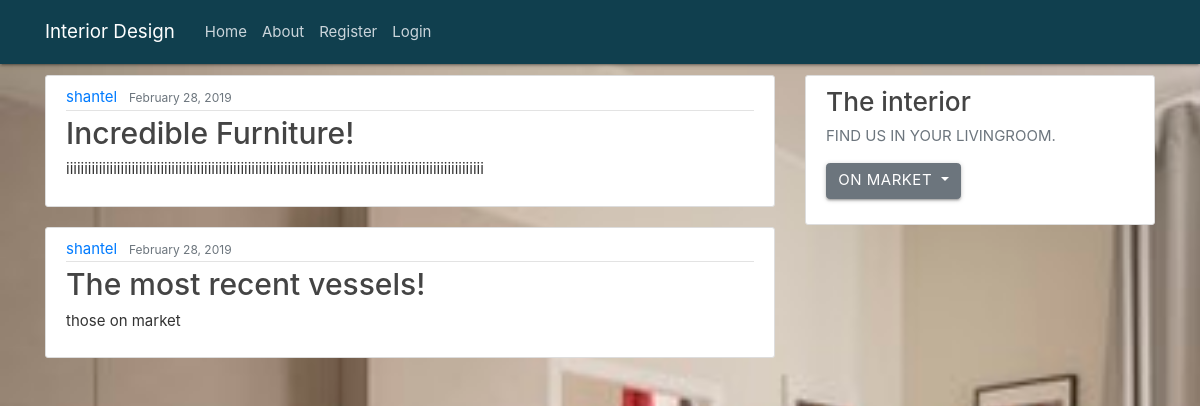
The page / on the database its author committed.
### blog/models.py (models this page shows, shortened)
class Post(models.Model):
    title = models.CharField(max_length = 100)
    content = models.TextField()
    date_posted = models.DateTimeField(default=timezone.now)
    author = models.ForeignKey(User, on_delete=models.CASCADE)

### blog/views.py (the view)
# urls.py: path('', views.home, name="blog_home"),
def home(request):
    context = {
        'posts':Post.objects.all()
    }
    return render(request,'blog/home.html', context)

### blog/templates/blog/home.html
{% extends "blog/layout.html" %}
{% block content %}
    {% for post in posts %}
        <article class="media content-section">
          <div class="media-body">
            <div class="article-metadata">
              <a class="mr-2" href="#">{{ post.author.username }}</a>
              <small class="text-muted">{{ post.date_posted | date:"F d, Y" }}</small>
            </div>
            <h2><a class="article-title" href="#">{{ post.title }}</a></h2>
            <p class="article-content">{{ post.content }}</p>
          </div>
        </article>
    {% endfor %}
{% endblock content %}

### blog/templates/blog/layout.html (shortened to what this page needs)
{% load static %}
<!DOCTYPE html>
<html lang="en">
<head>
     <link type="text/css" rel="stylesheet" href="css/materialize.min.css"  media="screen,projection"/>
    <link rel="stylesheet" href="https://stackpath.bootstrapcdn.com/bootstrap/4.2.1/css/bootstrap.min.css">
    <link rel="stylesheet" type="text/css" href="{% static 'blog/main.css' %}" >
</head>
<body>
        <header class="site-header">
                <nav class="navbar navbar-expand-md navbar-dark bg-steel fixed-top">
                  <div class="container">
                    <a class="navbar-brand mr-4" href="/">Interior Design</a>
                    <div class="collapse navbar-collapse" id="navbarToggle">
                      <div class="navbar-nav mr-auto">
                        <a class="nav-item nav-link" href="{% url 'blog_home'%}">Home</a>
                        <a class="nav-item nav-link" href="{% url 'blog_about'%}">About</a>
                        {% if user.is_authenticated %}
                        <a class="nav-item nav-link" href="{% url 'profile' %}">Profile</a>
                            <a class="nav-item nav-link" href="{% url 'logout' %}">Logout</a>
                        {% else%}
                            <a class="nav-item nav-link" href="{% url 'register'%}">Register</a>
                            <a class="nav-item nav-link" href="{% url 'login' %}">Login</a>
                        {% endif %}
                      </div>
                    </div>
                  </div>
                </nav>
              </header>
              <main role="main" class="container">
                <div class="row">
                  <div class="col-md-8">
                    {% block content %}{% endblock %}
                  </div>
                  <div class="col-md-4">
                    <div class="content-section">
                      <h3>The interior</h3>
                      <p class='text-muted'> FIND US IN YOUR LIVINGROOM.
                        <div class="dropdown">
                          <button class="btn btn-secondary dropdown-toggle" type="button" id="dropdownMenuButton" data-toggle="dropdown" aria-haspopup="true" aria-expanded="false">
                            On Market
                          </button>
                        </div>
                      </p>
                    </div>
                  </div>
                </div>
              </main>
</body>
</html>

### blog/static/blog/main.css (style rules this page uses)
body { background: #fafafa; color: #333333; margin-top: 5rem; background-image: url('images/rr.jpg'); background-repeat: no-repeat; background-size: 150%; }
h1, h2, h3, h4, h5, h6 { color: #444444; }
.bg-steel { background-color: #103f4e; }
.site-header .navbar-nav .nav-link { color: #cbd5db; }
.content-section { background: #ffffff; padding: 10px 20px; border: 1px solid #dddddd; border-radius: 3px; margin-bottom: 20px; }
.article-title { color: #444444; }
.article-content { white-space: pre-line; }
.article-metadata { padding-bottom: 1px; margin-bottom: 4px; border-bottom: 1px solid #e3e3e3 }

### rows shown on the page
Post: author.username "shantel", date_posted "February 28, 2019", title "Incredible Furniture!", content "iiiiiiiiiiiiiiiiiiiiiiiiiiiiiiiiiiiiiiiiiiiiiiiiiiiiiiiiiiiiiiiiiiiiiiiiiiiiiiiiiiiiiiiiiiiiiiiiiiiiiiiiiiiiiiiiiii"
Post: author.username "shantel", date_posted "February 28, 2019", title "The most recent vessels!", content "those on market"
